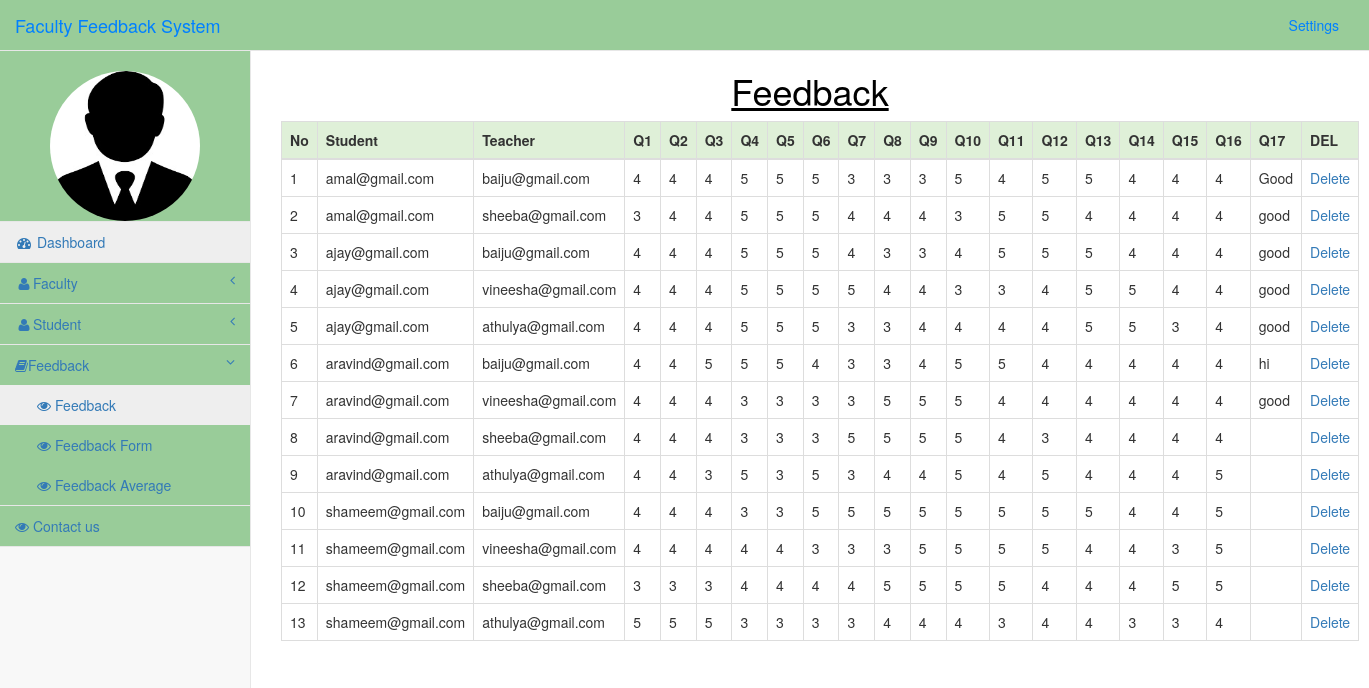
The page /admin/dashboard.php?info=feedback (signed in) on the database its author committed.
### tables this page shows
CREATE TABLE `feedback` (
  `id` int(11) NOT NULL,
  `student_id` varchar(50) NOT NULL,
  `faculty_id` varchar(50) NOT NULL,
  `qs1` enum('5','4','3','2','1') NOT NULL,
  `qs2` enum('5','4','3','2','1') NOT NULL,
  `qs3` enum('5','4','3','2','1') NOT NULL,
  `qs4` enum('5','4','3','2','1') NOT NULL,
  `qs5` enum('5','4','3','2','1') NOT NULL,
  `qs6` enum('5','4','3','2','1') NOT NULL,
  `qs7` enum('5','4','3','2','1') NOT NULL,
  `qs8` enum('5','4','3','2','1') NOT NULL,
  `qs9` enum('5','4','3','2','1') NOT NULL,
  `qs10` enum('5','4','3','2','1') NOT NULL,
  `qs11` enum('5','4','3','2','1') NOT NULL,
  `qs12` enum('5','4','3','2','1') NOT NULL,
  `qs13` enum('5','4','3','2','1') NOT NULL,
  `qs14` enum('5','4','3','2','1') NOT NULL,
  `qs15` enum('5','4','3','2','1') NOT NULL,
  `qs16` enum('5','4','3','2','1') NOT NULL,
  `qs17` text NOT NULL,
  `total` int(11) NOT NULL,
  `average` float NOT NULL,
  `date` date NOT NULL
);

### admin/feedback.php (the view, shortened to what this page needs)
<?php
$q=mysqli_query($conn,"select * from feedback");
$r=mysqli_num_rows($q);
if($r==false)
{
echo "<h3 style='color:Red'>No any records found ! </h3>";
}
else
{
?>
<div class="row">
	<div class="col-sm-12" style="color:black;">
		<h1 align="center" ><u>Feedback</h1></u>
	</div>
</div>
<div class="row">
<div class="col-sm-12">
<table class="table table-bordered">
	<thead >
	<tr class="success">
		<th>No</th>
		<th>Student</th>
		<th>Teacher</th>
		<th>Q1</th>
		<th>Q2</th>
		<th>Q3</th>
		<th>Q4</th>
		<th>Q5</th>
		<th>Q6</th>
		<th>Q7</th>
		<th>Q8</th>
		<th>Q9</th>
		<th>Q10</th>
		<th>Q11</th>
		<th>Q12</th>
		<th>Q13</th>
		<th>Q14</th>
		<th>Q15</th>
		<th>Q16</th>
		<th>Q17</th>
		<th>DEL</th>
		</tr>
		</thead>
		<?php
		$i=1;
	while($row=mysqli_fetch_array($q))
		{
		echo "<tr>";
			echo "<td>".$i."</td>";
			echo "<td>".$row[1]."</td>";
			echo "<td>".$row[2]."</td>";
			echo "<td>".$row[3]."</td>";
			echo "<td>".$row[4]."</td>";
			echo "<td>".$row[5]."</td>";
			echo "<td>".$row[6]."</td>";
			echo "<td>".$row[7]."</td>";
			echo "<td>".$row[8]."</td>";
			echo "<td>".$row[9]."</td>";
			echo "<td>".$row[10]."</td>";
			echo "<td>".$row[11]."</td>";
			echo "<td>".$row[12]."</td>";
			echo "<td>".$row[13]."</td>";
			echo "<td>".$row[14]."</td>";
			echo "<td>".$row[15]."</td>";
			echo "<td>".$row[16]."</td>";
			echo "<td>".$row[17]."</td>";
                        echo "<td>".$row[18]."</td>";
			echo "<td>".$row[19]."</td>";
			echo "<td><a href='#' onclick='deletes($row[id])'>Delete</a></td>";
			echo "</tr>";
		$i++;
		}
		?>
</table>
</div>
</div>
<?php }?>

### css/sb-admin-2.css (style rules this page uses)
body { background-color: #f8f8f8; }

### rows shown on the page
feedback: student "amal@gmail.com", faculty "baiju@gmail.com", qs1 "4", qs2 "4", qs3 "4", qs4 "5", qs5 "5", qs6 "5", qs7 "3", qs8 "3", qs9 "3", qs10 "5", qs11 "4", qs12 "5", qs13 "5", qs14 "4", qs15 "4", qs16 "4", qs17 "Good"
feedback: student "amal@gmail.com", faculty "sheeba@gmail.com", qs1 "3", qs2 "4", qs3 "4", qs4 "5", qs5 "5", qs6 "5", qs7 "4", qs8 "4", qs9 "4", qs10 "3", qs11 "5", qs12 "5", qs13 "4", qs14 "4", qs15 "4", qs16 "4", qs17 "good"
feedback: student "ajay@gmail.com", faculty "baiju@gmail.com", qs1 "4", qs2 "4", qs3 "4", qs4 "5", qs5 "5", qs6 "5", qs7 "4", qs8 "3", qs9 "3", qs10 "4", qs11 "5", qs12 "5", qs13 "5", qs14 "4", qs15 "4", qs16 "4", qs17 "good"
feedback: student "ajay@gmail.com", faculty "vineesha@gmail.com", qs1 "4", qs2 "4", qs3 "4", qs4 "5", qs5 "5", qs6 "5", qs7 "5", qs8 "4", qs9 "4", qs10 "3", qs11 "3", qs12 "4", qs13 "5", qs14 "5", qs15 "4", qs16 "4", qs17 "good"
feedback: student "ajay@gmail.com", faculty "athulya@gmail.com", qs1 "4", qs2 "4", qs3 "4", qs4 "5", qs5 "5", qs6 "5", qs7 "3", qs8 "3", qs9 "4", qs10 "4", qs11 "4", qs12 "4", qs13 "5", qs14 "5", qs15 "3", qs16 "4", qs17 "good"
feedback: student "aravind@gmail.com", faculty "baiju@gmail.com", qs1 "4", qs2 "4", qs3 "5", qs4 "5", qs5 "5", qs6 "4", qs7 "3", qs8 "3", qs9 "4", qs10 "5", qs11 "5", qs12 "4", qs13 "4", qs14 "4", qs15 "4", qs16 "4", qs17 "hi"
feedback: student "aravind@gmail.com", faculty "vineesha@gmail.com", qs1 "4", qs2 "4", qs3 "4", qs4 "3", qs5 "3", qs6 "3", qs7 "3", qs8 "5", qs9 "5", qs10 "5", qs11 "4", qs12 "4", qs13 "4", qs14 "4", qs15 "4", qs16 "4", qs17 "good"
feedback: student "aravind@gmail.com", faculty "sheeba@gmail.com", qs1 "4", qs2 "4", qs3 "4", qs4 "3", qs5 "3", qs6 "3", qs7 "5", qs8 "5", qs9 "5", qs10 "5", qs11 "4", qs12 "3", qs13 "4", qs14 "4", qs15 "4", qs16 "4"
feedback: student "aravind@gmail.com", faculty "athulya@gmail.com", qs1 "4", qs2 "4", qs3 "3", qs4 "5", qs5 "3", qs6 "5", qs7 "3", qs8 "4", qs9 "4", qs10 "5", qs11 "4", qs12 "5", qs13 "4", qs14 "4", qs15 "4", qs16 "5"
feedback: student "shameem@gmail.com", faculty "baiju@gmail.com", qs1 "4", qs2 "4", qs3 "4", qs4 "3", qs5 "3", qs6 "5", qs7 "5", qs8 "5", qs9 "5", qs10 "5", qs11 "5", qs12 "5", qs13 "5", qs14 "4", qs15 "4", qs16 "5"
feedback: student "shameem@gmail.com", faculty "vineesha@gmail.com", qs1 "4", qs2 "4", qs3 "4", qs4 "4", qs5 "4", qs6 "3", qs7 "3", qs8 "3", qs9 "5", qs10 "5", qs11 "5", qs12 "5", qs13 "4", qs14 "4", qs15 "3", qs16 "5"
feedback: student "shameem@gmail.com", faculty "sheeba@gmail.com", qs1 "3", qs2 "3", qs3 "3", qs4 "4", qs5 "4", qs6 "4", qs7 "4", qs8 "5", qs9 "5", qs10 "5", qs11 "5", qs12 "4", qs13 "4", qs14 "4", qs15 "5", qs16 "5"
feedback: student "shameem@gmail.com", faculty "athulya@gmail.com", qs1 "5", qs2 "5", qs3 "5", qs4 "3", qs5 "3", qs6 "3", qs7 "3", qs8 "4", qs9 "4", qs10 "4", qs11 "3", qs12 "4", qs13 "4", qs14 "3", qs15 "3", qs16 "4"
